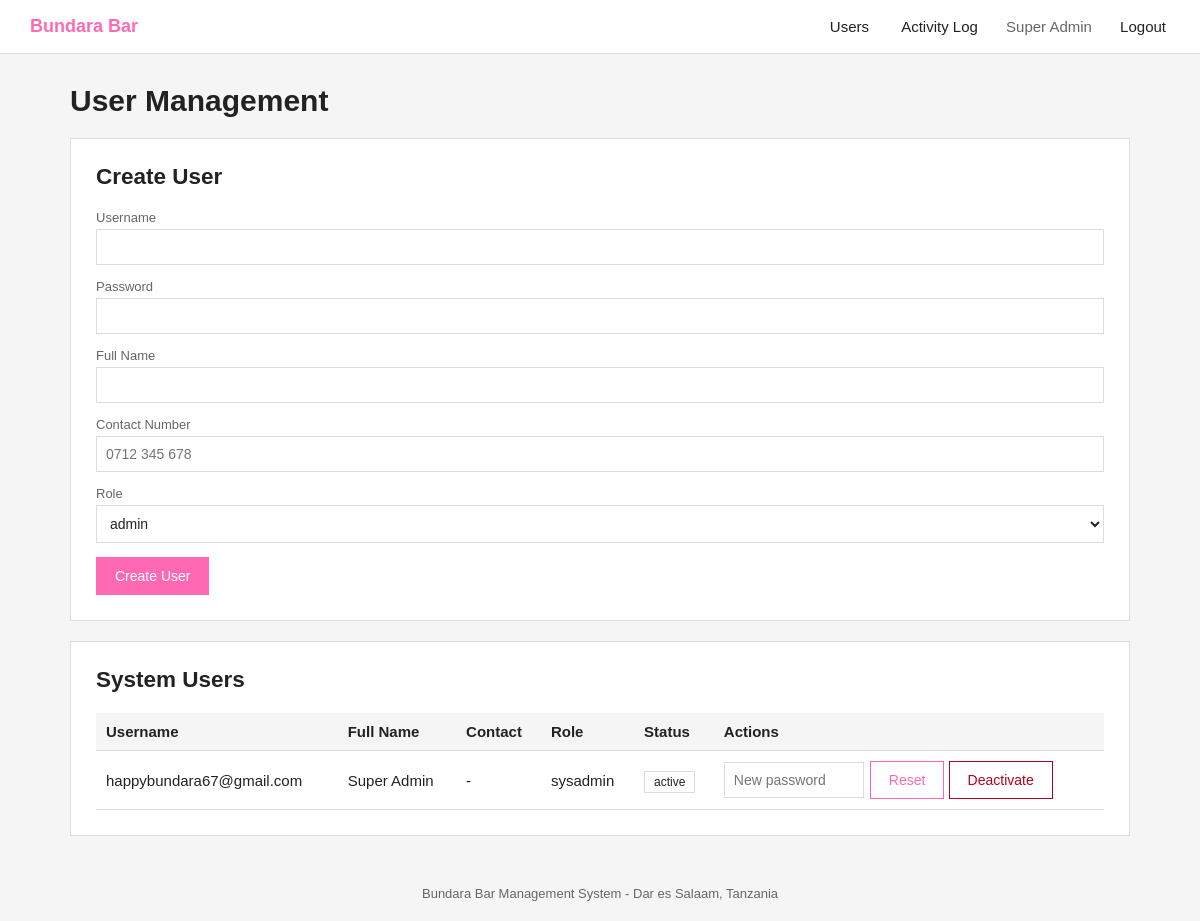
/sysadmin/users.php (signed in), run on the app's committed database.
### tables this page shows
CREATE TABLE users (
    id INT AUTO_INCREMENT PRIMARY KEY,
    username VARCHAR(50) NOT NULL UNIQUE,
    password_hash VARCHAR(255) NOT NULL,
    full_name VARCHAR(100) NOT NULL,
    contact_encrypted TEXT,
    role_id INT NOT NULL,
    status ENUM('active', 'inactive') NOT NULL DEFAULT 'active',
    created_at DATETIME NOT NULL,
    FOREIGN KEY (role_id) REFERENCES roles(id)
);

CREATE TABLE roles (
    id INT AUTO_INCREMENT PRIMARY KEY,
    role_name VARCHAR(50) NOT NULL UNIQUE
);

### includes/functions.php (called while the page is built, shortened)
<?php
function e(?string $value): string
{
    return htmlspecialchars($value ?? '', ENT_QUOTES, 'UTF-8');
}

### config/Database.php (called while the page is built)
<?php
class Database
{
    private static ?Database $instance = null;
    private PDO $connection;
    private function __construct()
    {
        try {
            $this->connection = new PDO(
                'mysql:host=' . DB_HOST . ';dbname=' . DB_NAME . ';charset=utf8mb4',
                DB_USER,
                DB_PASS,
                [
                    PDO::ATTR_ERRMODE => PDO::ERRMODE_EXCEPTION,
                    PDO::ATTR_DEFAULT_FETCH_MODE => PDO::FETCH_ASSOC,
                    PDO::ATTR_EMULATE_PREPARES => false,
                ]
            );
        } catch (PDOException $e) {
            die('Database connection failed: ' . $e->getMessage());
        }
    }
    public static function getInstance(): Database
    {
        if (self::$instance === null) {
            self::$instance = new self();
        }
        return self::$instance;
    }
    public function getConnection(): PDO
    {
        return $this->connection;
    }
}

### classes/User.php (called while the page is built, shortened)
<?php
require_once __DIR__ . '/../config/Database.php';
require_once __DIR__ . '/Security.php';
class User
{
    private PDO $db;
    public function __construct()
    {
        $this->db = Database::getInstance()->getConnection();
    }
    public function getAll(): array
    {
        $stmt = $this->db->query(
            'SELECT u.id, u.username, u.full_name, u.contact_encrypted, r.role_name, u.status, u.created_at
             FROM users u
             JOIN roles r ON u.role_id = r.id
             ORDER BY u.created_at DESC'
        );
        $users = $stmt->fetchAll();
        return $users;
    }
    public function getRoles(): array
    {
        $stmt = $this->db->query('SELECT * FROM roles ORDER BY id');
        return $stmt->fetchAll();
    }
}

### classes/Security.php (called while the page is built, shortened)
<?php
class Security
{
    public static function decrypt(?string $cipherText): ?string
    {
        if ($cipherText === null || $cipherText === '') {
            return null;
        }
        $raw = base64_decode($cipherText);
        $ivLength = openssl_cipher_iv_length(self::CIPHER);
        $iv = substr($raw, 0, $ivLength);
        $encrypted = substr($raw, $ivLength);
        $result = openssl_decrypt($encrypted, self::CIPHER, self::getKey(), OPENSSL_RAW_DATA, $iv);
        return $result === false ? null : $result;
    }
}

### sysadmin/users.php (the view, shortened to what this page needs)
<?php
require_once __DIR__ . '/../includes/functions.php';
require_once __DIR__ . '/../classes/User.php';
$userModel = new User();
$users = $userModel->getAll();
$roles = $userModel->getRoles();
require_once __DIR__ . '/../includes/header.php';
?>
<h1 class="page-title">User Management</h1>
<div class="card">
    <h2 class="page-title">Create User</h2>
    <form action="<?= BASE_URL ?>/sysadmin/process_users.php" method="POST">
        <label for="username">Username</label>
        <input type="text" id="username" name="username" required>
        <label for="password">Password</label>
        <input type="password" id="password" name="password" required>
        <label for="full_name">Full Name</label>
        <input type="text" id="full_name" name="full_name" required>
        <label for="contact">Contact Number</label>
        <input type="text" id="contact" name="contact" placeholder="0712 345 678">
        <label for="role_id">Role</label>
        <select id="role_id" name="role_id" required>
            <?php foreach ($roles as $role): ?>
                <option value="<?= (int) $role['id'] ?>"><?= e($role['role_name']) ?></option>
            <?php endforeach; ?>
        </select>
        <button type="submit" class="btn-primary">Create User</button>
    </form>
</div>
<div class="card">
    <h2 class="page-title">System Users</h2>
    <table>
        <tr>
            <th>Username</th>
            <th>Full Name</th>
            <th>Contact</th>
            <th>Role</th>
            <th>Status</th>
            <th>Actions</th>
        </tr>
        <?php foreach ($users as $user): ?>
            <tr>
                <td><?= e($user['username']) ?></td>
                <td><?= e($user['full_name']) ?></td>
                <td><?= e($user['contact'] ?? '-') ?></td>
                <td><?= e($user['role_name']) ?></td>
                <td><span class="badge"><?= e($user['status']) ?></span></td>
                <td class="actions">
                    <form action="<?= BASE_URL ?>/sysadmin/process_users.php" method="POST" style="display:inline-flex; gap:6px; align-items:center;">
                        <input type="password" name="new_password" placeholder="New password" required style="width:140px; margin-bottom:0;">
                        <button type="submit" class="btn">Reset</button>
                    </form>
                    <form action="<?= BASE_URL ?>/sysadmin/process_users.php" method="POST" onsubmit="return confirm('Deactivate this user?');">
                        <button type="submit" class="btn-danger">Deactivate</button>
                    </form>
                </td>
            </tr>
        <?php endforeach; ?>
    </table>
</div>
<?php require_once __DIR__ . '/../includes/footer.php'; ?>

### includes/header.php (shortened to what this page needs)
<!DOCTYPE html>
<html lang="en">
<head>
<link rel="stylesheet" href="<?= BASE_URL ?>/assets/css/style.css">
</head>
<body>
<nav class="navbar">
    <div class="brand">Bundara Bar</div>
    <div class="nav-links">
        <?php if (($_SESSION['role'] ?? '') === 'admin'): ?>
            <a href="<?= BASE_URL ?>/admin/dashboard.php">Dashboard</a>
            <a href="<?= BASE_URL ?>/admin/inventory.php">Inventory</a>
            <a href="<?= BASE_URL ?>/admin/sales_report.php">Sales Report</a>
            <a href="<?= BASE_URL ?>/cashier/pos.php">New Order</a>
        <?php elseif (($_SESSION['role'] ?? '') === 'cashier'): ?>
            <a href="<?= BASE_URL ?>/cashier/pos.php">New Order</a>
        <?php elseif (($_SESSION['role'] ?? '') === 'sysadmin'): ?>
            <a href="<?= BASE_URL ?>/sysadmin/users.php">Users</a>
            <a href="<?= BASE_URL ?>/sysadmin/activity_log.php">Activity Log</a>
        <?php endif; ?>
        <span class="nav-user"><?= e($_SESSION['full_name'] ?? '') ?></span>
        <a href="<?= BASE_URL ?>/auth/logout.php">Logout</a>
    </div>
</nav>
<main>

### includes/footer.php
</main>
<footer class="footer">
    <span><?= APP_NAME ?> - Dar es Salaam, Tanzania</span>
</footer>
</body>
</html>

### assets/css/style.css (style rules this page uses)
:root { --bg: #ffffff; --bg-alt: #f5f5f5; --text: #222222; --text-light: #666666; --border: #dddddd; --pink: #FF69B4; }
* { box-sizing: border-box; }
body { margin: 0; padding: 0; font-family: Arial, Helvetica, sans-serif; background-color: var(--bg-alt); color: var(--text); font-size: 15px; }
a { text-decoration: none; color: var(--text); }
.navbar { display: flex; justify-content: space-between; align-items: center; background-color: var(--bg); border-bottom: 1px solid var(--border); padding: 16px 30px; }
.navbar .brand { font-weight: bold; font-size: 18px; color: var(--pink); }
.nav-links a { margin-left: 20px; padding: 6px 4px; color: var(--text); }
.nav-user { margin-left: 20px; color: var(--text-light); }
main { max-width: 1100px; margin: 30px auto; padding: 0 20px; }
.container, .card { background-color: var(--bg); border: 1px solid var(--border); padding: 25px; margin-bottom: 20px; }
.page-title { margin-top: 0; margin-bottom: 20px; }
table { width: 100%; border-collapse: collapse; margin-top: 10px; }
th, td { text-align: left; padding: 10px; border-bottom: 1px solid var(--border); }
th { background-color: var(--bg-alt); font-weight: bold; }
button, .btn { background-color: var(--bg); border: 1px solid var(--pink); color: var(--pink); padding: 10px 18px; font-size: 14px; cursor: pointer; transition: all 0.2s ease; }
.btn-primary { background-color: var(--pink); color: var(--bg); border-color: var(--pink); }
.btn-danger { color: #b00020; border-color: #b00020; }
label { display: block; font-size: 13px; color: var(--text-light); margin-bottom: 4px; }
input, select { width: 100%; padding: 9px; border: 1px solid var(--border); margin-bottom: 14px; font-size: 14px; background-color: var(--bg); color: var(--text); }
.badge { padding: 3px 9px; font-size: 12px; border: 1px solid var(--border); }
.actions form { display: inline; }
.footer { text-align: center; color: var(--text-light); font-size: 13px; padding: 20px 0; }

### data on the page
users: username "happybundara67@gmail.com", full_name "Super Admin", contact "-", role.role_name "sysadmin", status "active"

### other printed values
$_SESSION['full_name'] "Super Admin"
APP_NAME "Bundara Bar Management System"
form field role_id "admin"
